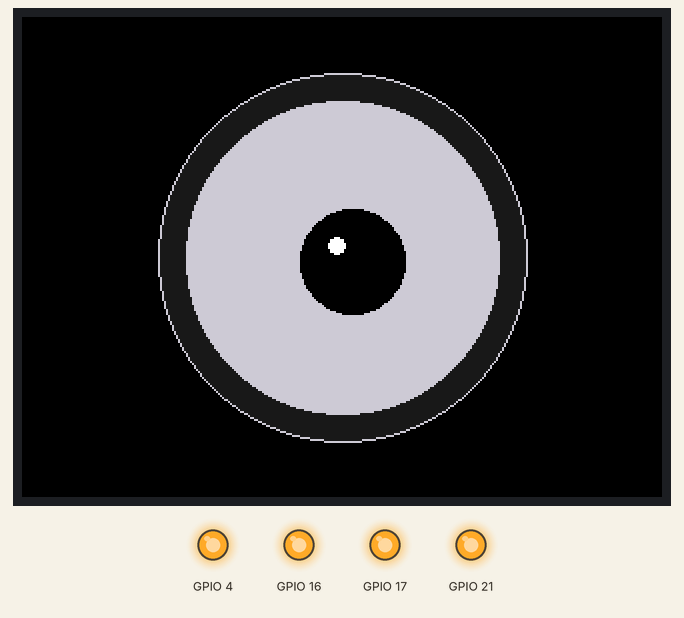
Recording of a sketch running on a simulated ESP32. Shown: 320×240 colour display, output pins drawn as LEDs (lit = HIGH). Random numbers use the default seed unless the sketch sets one; EEPROM starts erased; what the sketch prints to the serial monitor is not drawn.

Above: at 0.94 s.
At 2.56 s:
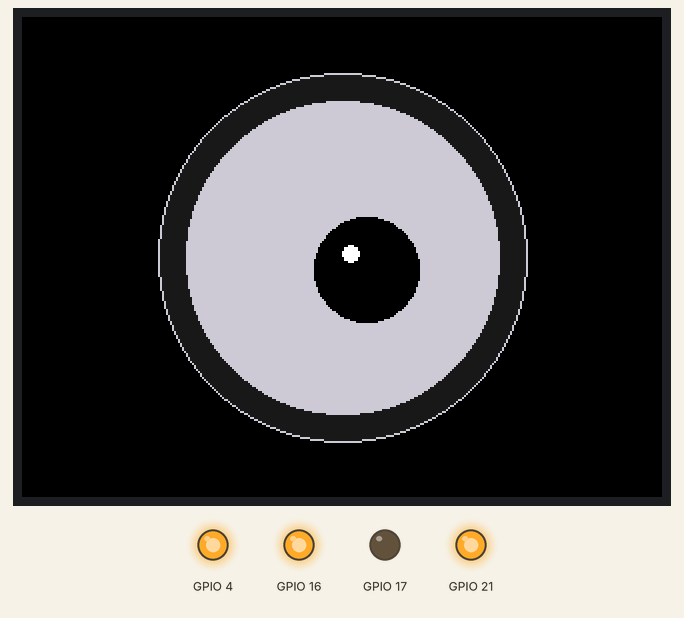
At 3.5 s:
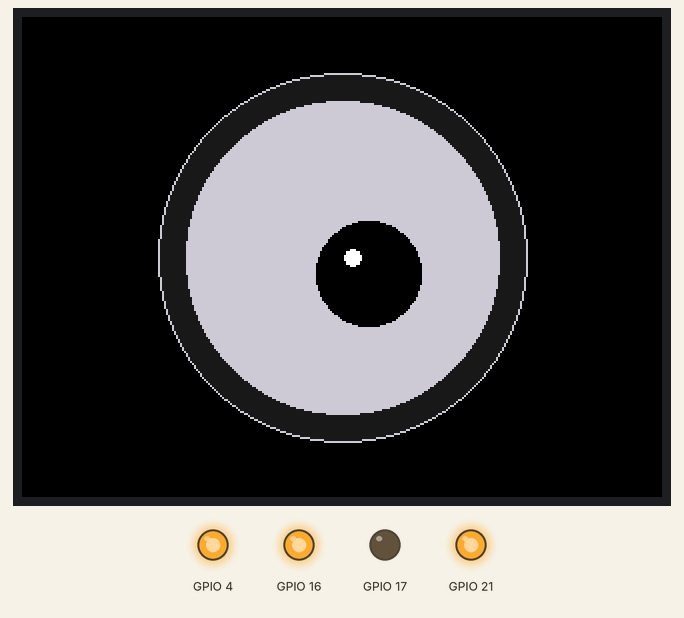
At 24.5 s:
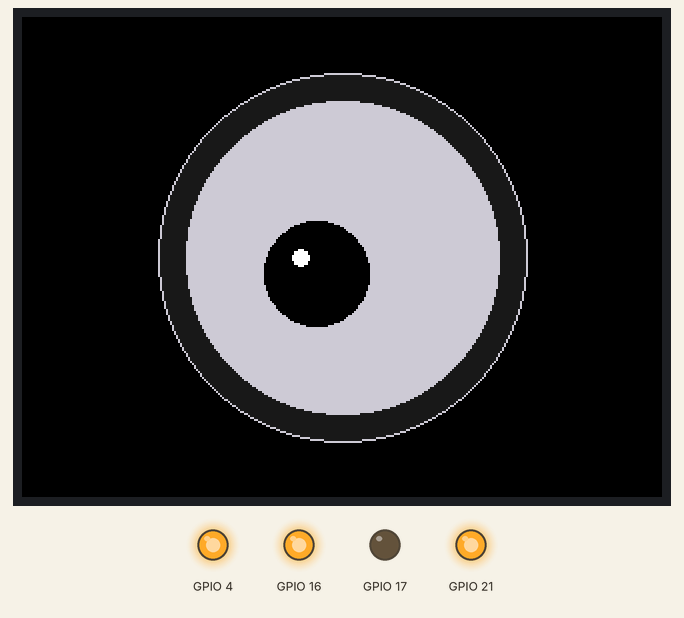
Timing chart, 0 to 26.0 s (numbered marks = the images above):
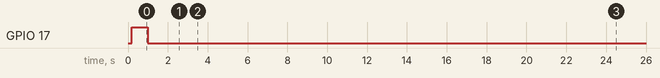

The sketch:

entite_cyd1.ino
```cpp
// La mallette de l'Entité — CYD 1 (couvercle) : l'ŒIL. Reçoit l'humeur du hub en ESP-NOW.
// Couleurs (web v0.5.4) : bleu = consigne / vérité, rouge = mensonge, vert = bien, blanc = repos.
#define CYD_ROLE 1
#include <EntiteCyd.h>

enl::Eye eye = {enl::M_IDLE, 0, 0, 0};
uint8_t drawnMood = 255; int lastPx = -999, lastPy = -999, lastR = -1; uint32_t blinkAt = 0, flashUntil = 0;
static const int CX = 160, CY = 120, IRIS = 78;

uint16_t moodColor(uint8_t m) {
  switch (m) {
    case enl::M_CLUE: return tft.color565(40, 120, 255);
    case enl::M_LIE: case enl::M_KO: case enl::M_BOOM: return tft.color565(230, 30, 30);
    case enl::M_OK: case enl::M_WIN: return tft.color565(30, 220, 90);
    case enl::M_ALERT: return tft.color565(255, 170, 0);
    case enl::M_TEST: return ILI9341_MAGENTA;
    default: return tft.color565(200, 200, 210);
  }
}
void drawEyeBase(uint8_t mood) {
  tft.fillScreen(ILI9341_BLACK);
  tft.fillCircle(CX, CY, IRIS + 14, tft.color565(25, 25, 30));
  tft.drawCircle(CX, CY, IRIS + 14, moodColor(mood));
  tft.fillCircle(CX, CY, IRIS, moodColor(mood));
  lastPx = lastPy = -999; lastR = -1;
}
void drawPupil() {
  // pupille : rayon selon le niveau de voix, position selon le regard (et une dérive lente)
  float t = millis() / 1000.0f;
  int px = CX + eye.lookX / 4 + (int)(sinf(t / 2.3f) * 14), py = CY + eye.lookY / 4 + (int)(sinf(t / 3.1f) * 9);
  int r = 26 + eye.level / 12; if (eye.mood == enl::M_LIE) r = 18 + eye.level / 16;
  if (px == lastPx && py == lastPy && r == lastR) return;
  if (lastR >= 0) tft.fillCircle(lastPx, lastPy, lastR + 1, moodColor(eye.mood));
  tft.fillCircle(px, py, r, ILI9341_BLACK);
  tft.fillCircle(px - r / 3, py - r / 3, 4, ILI9341_WHITE);
  lastPx = px; lastPy = py; lastR = r;
}
void setup() { cydCommonSetup(); drawEyeBase(eye.mood); drawnMood = eye.mood; }
void loop() {
  cydSerial();
  enl::Msg m;
  while (L.poll(m)) {
    if (cydCommonMsg(m)) { drawnMood = 255; continue; }
    if (m.h.type == enl::EYE && m.len >= (int)sizeof(enl::Eye)) memcpy(&eye, m.data, sizeof eye);
  }
  int x, y, z; static uint32_t lastT = 0;
  if (touchXY(x, y, z) && millis() - lastT > 300) { lastT = millis(); enl::Touch t = {(uint16_t)x, (uint16_t)y, 0, (uint8_t)min(z / 16, 255)}; L.send(enl::HUB, enl::TOUCH, &t, sizeof t); }
  if (eye.mood != drawnMood) { drawEyeBase(eye.mood); drawnMood = eye.mood; }
  static uint32_t hubMsgT = 0; if (millis() - hubMsgT > 1000) { hubMsgT = millis(); rgb(0, 0, !(lastHub && millis() - lastHub < 3000)); }   // DEL bleue = pas de hub
  if (millis() > blinkAt) {   // clignement
    tft.fillRect(CX - IRIS - 15, CY - IRIS - 15, 2 * IRIS + 30, 2 * IRIS + 30, ILI9341_BLACK); delay(90); drawEyeBase(eye.mood);
    blinkAt = millis() + 3000 + random(4000);
  }
  static uint32_t fr = 0; if (millis() - fr > 40) { fr = millis(); drawPupil(); }
}
```

Measured:
- by itself, GPIO 17: HIGH → LOW at 1.0 s
- what the display in image 2 shows lasts 1.1 s, from 3.4 s to 4.5 s
